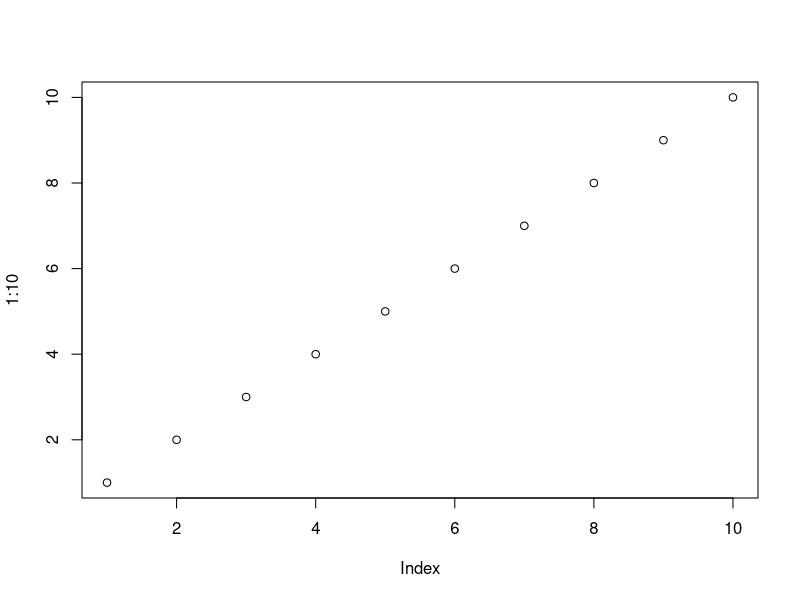
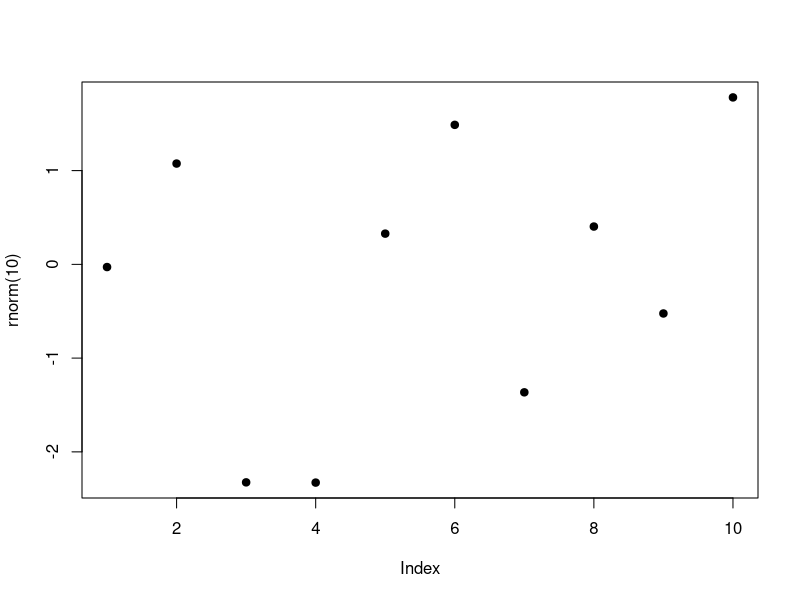

These figures' R source, in order:
## ---- chunk 1
knitr::opts_chunk$set(echo = FALSE)
## ---- chunk 2
plot(1:10)
plot(rnorm(10), pch=19)
